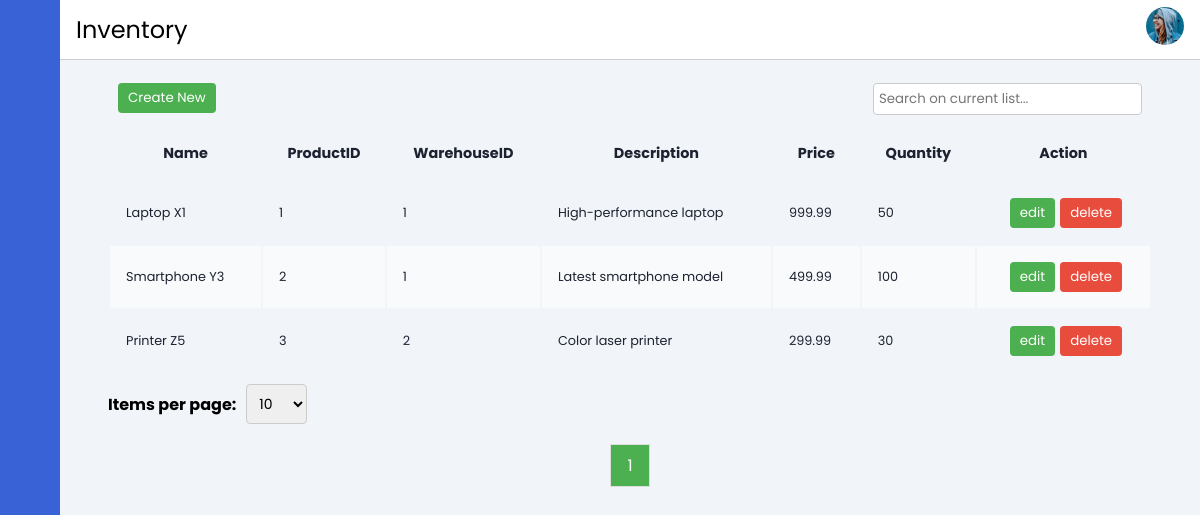
The app's page /layout/inventory.php, older data.
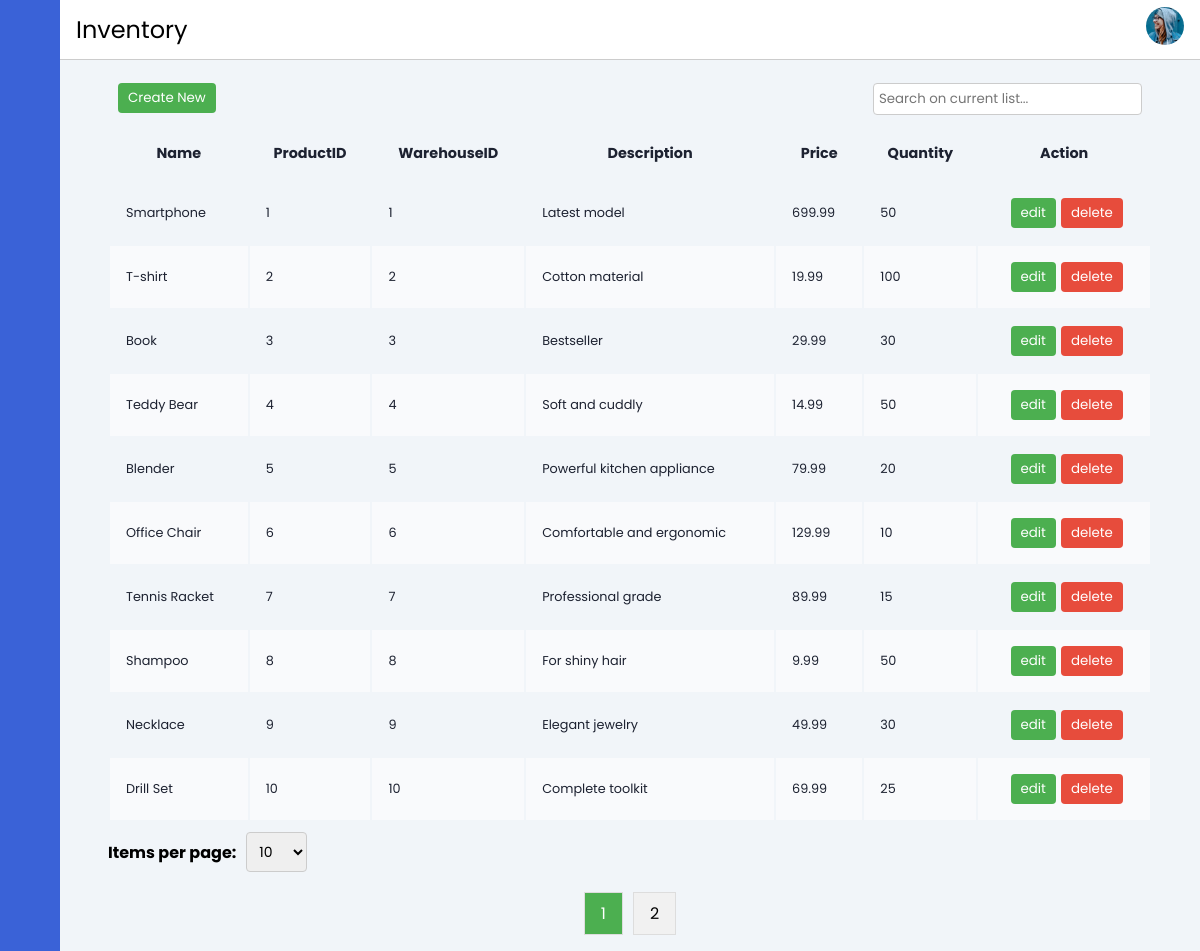
The same page, newer data.
### tables this page shows
CREATE TABLE IF NOT EXISTS Product (
    ProductID INT AUTO_INCREMENT PRIMARY KEY,
    CategoryID INT,
    WarehouseID INT,
    Name VARCHAR(255) NOT NULL,
    Description TEXT,
    Price DECIMAL(10, 2),
    Quantity INT,
    LastUpdatedDate DATETIME,
    FOREIGN KEY (CategoryID) REFERENCES Category(CategoryID),
    FOREIGN KEY (WarehouseID) REFERENCES Warehouse(WarehouseID)
);

### layout/inventory.php (the view, shortened to what this page needs)
<?php
include '../contain/header.php';
include("../database/database-connect.php");
$sql = "SELECT Name, ProductID, WarehouseID, Description, Price, Quantity FROM Product";
$result = $conn->query($sql);
$products = array();
if ($result->num_rows > 0) {
    while ($row = $result->fetch_assoc()) {
        $products[] = array(
            $row["Name"],
            $row["ProductID"],
            $row["WarehouseID"],
            $row["Description"],
            $row["Price"],
            $row["Quantity"]
        );
    }
}
$itemsPerPage = isset($_GET['itemsPerPage']) ? (int) $_GET['itemsPerPage'] : 10;
$totalItems = count($products);
$totalPages = ceil($totalItems / $itemsPerPage);
$current_page = isset($_GET['page']) ? $_GET['page'] : 1;
$current_page = max(1, min($totalPages, $current_page));
$offset = ($current_page - 1) * $itemsPerPage;
$subsetProducts = array_slice($products, $offset, $itemsPerPage);
?>
<div class="main-content">
    <?php
    include '../contain/horizontal-bar.php';
    ?>
    <main>
        <div class="button-and-search">
            <form method="POST">
                <button name="Cnew">Create New</button>
            </form>
            <input type="text" id="searchInput" placeholder="Search on current list..." onkeyup="searchTable()">
        </div>
        <div class="table-responsive">
            <table id="myTable" class="table-container" style="width:100%">
                <thead>
                    <tr>
                        <th>Name</th>
                        <th>ProductID</th>
                        <th>WarehouseID</th>
                        <th>Description</th>
                        <th>Price</th>
                        <th>Quantity</th>
                        <th>Action</th>
                    </tr>
                </thead>
                <tbody id="tableBody">
                    <?php foreach ($subsetProducts as $product): ?>
                        <tr>
                            <td>
                                <?= $product[0] ?>
                            </td>
                            <td>
                                <?= $product[1] ?>
                            </td>
                            <td>
                                <?= $product[2] ?>
                            </td>
                            <td>
                                <?= $product[3] ?>
                            </td>
                            <td>
                                <?= $product[4] ?>
                            </td>
                            <td>
                                <?= $product[5] ?>
                            </td>
                            <td>
                                <form method="GET" action="inventory-edit.php">
                                    <button class="edit" type="submit">edit</button>
                                </form>
                                <form method="POST">
                                    <button class="delete" name="deleteProduct" type="submit"
                                        onclick="return confirm('Are you sure you want to delete this product?')">delete
                                    </button>
                                </form>
                            </td>
                        </tr>
                    <?php endforeach; ?>
                </tbody>
            </table>
        </div>
        <form method="GET" class="pagination-form">
            <label for="itemsPerPage">Items per page:</label>
            <select id="itemsPerPage" name="itemsPerPage" onchange="this.form.submit()">
                <option value="10" <?= $itemsPerPage == 10 ? 'selected' : '' ?>>10</option>
            </select>
        </form>
        <div id="pagination" class="pagination">
            <?php for ($page = 1; $page <= $totalPages; $page++): ?>
                <a href="?page=<?= $page ?>" <?= $page == $current_page ? 'class="active"' : '' ?>>
                    <?= $page ?>
                </a>
            <?php endfor; ?>
        </div>
    </main>
</div>
</body>
</html>

Row changes from the older to the newer data that the page shows:
changed product id 1: Name "Laptop X1" → "Smartphone"; Description "High-performance laptop" → "Latest model"; Price "999.99" → "699.99"
changed product id 2: Name "Smartphone Y3" → "T-shirt"; WarehouseID "1" → "2"; Description "Latest smartphone model" → "Cotton material"; Price "499.99" → "19.99"
changed product id 3: Name "Printer Z5" → "Book"; WarehouseID "2" → "3"; Description "Color laser printer" → "Bestseller"; Price "299.99" → "29.99"
added product: Name "Teddy Bear", ProductID "4", WarehouseID "4", Description "Soft and cuddly", Price "14.99", Quantity "50"
added product: Name "Blender", ProductID "5", WarehouseID "5", Description "Powerful kitchen appliance", Price "79.99", Quantity "20"
added product: Name "Office Chair", ProductID "6", WarehouseID "6", Description "Comfortable and ergonomic", Price "129.99", Quantity "10"
added product: Name "Tennis Racket", ProductID "7", WarehouseID "7", Description "Professional grade", Price "89.99", Quantity "15"
added product: Name "Shampoo", ProductID "8", WarehouseID "8", Description "For shiny hair", Price "9.99", Quantity "50"
added product: Name "Necklace", ProductID "9", WarehouseID "9", Description "Elegant jewelry", Price "49.99", Quantity "30"
added product: Name "Drill Set", ProductID "10", WarehouseID "10", Description "Complete toolkit", Price "69.99", Quantity "25"
Text that changed along with them:
new list line: "2"
